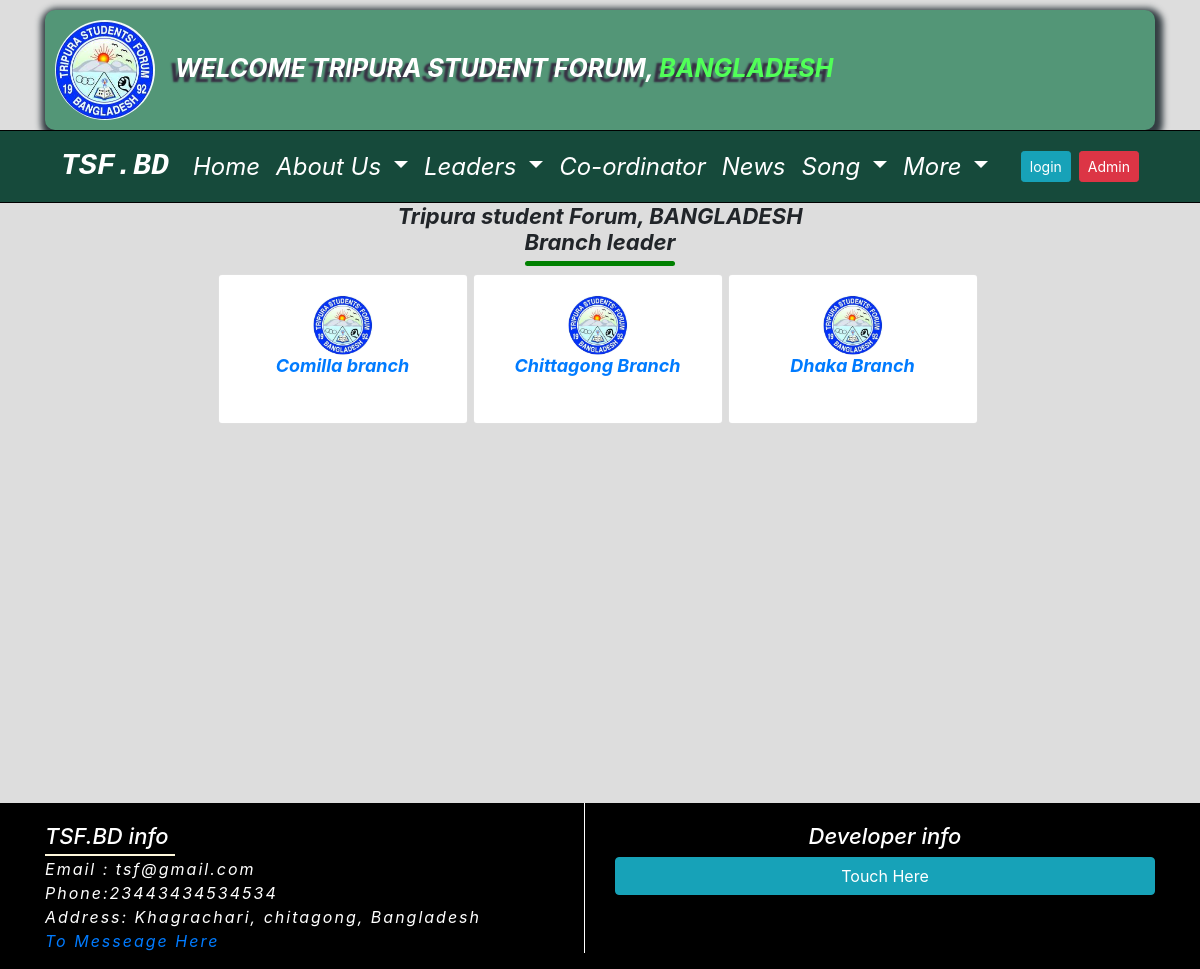
/leader/, run on the app's committed database.
### Home_app/models.py (models this page shows, shortened)
class TsfAboutSetting(models.Model):
    tsf_logo = models.ImageField(upload_to='tsf_logo', blank=True)
    tsf_greeting = models.CharField(max_length=255, blank=True)
    country = models.CharField(max_length=255, blank=True)
    tsf_phone = models.CharField(max_length=255, blank=True)
    tsf_email = models.EmailField(max_length=255, blank=True)
    tsf_address = models.TextField(blank=True)
    tsf_about = models.TextField(blank=True)
    tsf_president_name = models.CharField(max_length=255, blank=True)
    tsf_president_photo = models.ImageField(upload_to='president_photo', blank=True)
    tsf_president_title = models.CharField(max_length=255, blank=True)
    tsf_secretary_name = models.CharField(max_length=255, blank=True)
    tsf_secretary_photo = models.ImageField(upload_to='secretary_photo', blank=True)
    tsf_secretary_title = models.CharField(max_length=255, blank=True)
    tsf_fb_link = models.URLField(max_length=255, blank=True)
    tsf_twitter_link = models.URLField(max_length=255, blank=True)
    tsf_instagram_link = models.URLField(max_length=255, blank=True)
    tsf_linkdin_link = models.URLField(max_length=255, blank=True)
    tsf_youtube_link = models.URLField(max_length=255, blank=True)
    developer_name = models.CharField(max_length=200)
    developer_address = models.CharField(max_length=250)
    developer_website = models.URLField(blank=True)
    developer_email = models.EmailField(blank=True)
    developer_fb = models.URLField(blank=True)
    developer_youtube = models.URLField(blank=True)
    developer_instagram = models.URLField(blank=True)
    developer_linkdin = models.URLField(blank=True)
    class Meta:
        verbose_name_plural = "TSF ABOUT"

### Leader_app/models.py (models this page shows, shortened)
class BranchName(models.Model):
    branchname = models.CharField(max_length=200)
    class Meta:
        verbose_name_plural = "Branch Name"

### Leader_app/views.py (the view)
# urls.py: path('leader/', views.branch_name, name='branch_name'),
def branch_name(request):
    about_inform = TsfAboutSetting.objects.get(id=1)
    branchs = BranchName.objects.order_by('-id')
    context = { 'branchs': branchs, 'about_inform':about_inform}
    return render(request, 'Leader_app/branch_name_list.html', context )

### templates/Leader_app/branch_name_list.html (shortened to what this page needs)
{% extends 'home/base.html' %} -->
{% load static %}
{% block body %}
<section class="branch_name_list_section">
  <div class="container">
    <h1 class="tsf_name_title">Tripura student Forum, BANGLADESH <br> Branch leader</h1>
  <div class="row justify-content-center">
    {% for name in branchs %}
  <div class="card branc_section">
    <div class="card-body">
      <div class="text-center">
        <img src="{% static 'img/tsf.jpg'%}" alt="" class="branch_tsf_logo">
      </div>
      <h2 class="branch_sectiomn_name"
      ><a href="{% url 'branch_year' name.pk %}">{{ name.branchname}}</a></h2>
    </div>
  </div>
  {% empty %}
  <div class="alert alert-danger" role="alert">
    Not added yet..thank you
    </div>
  {% endfor %}
  </div>
  </div>
</section>
{% endblock %}

### templates/home/banner.html
{% load static %}
<section id="banner_section">
    <div class="container">
    <div class="logoheder">
      <div class="logo-section">
        <img src="{{about_inform.tsf_logo.url }}" alt=""  class=" rounded-circle logo"/>
      </div>
    <p class="logotext">{{ about_inform.tsf_greeting }}, <span class="countrytext">{{ about_inform.country }}</span></p>
    </div>
    </div>
    </section>

### templates/home/footer.html (shortened to what this page needs)
<div class="container">
    <div class="row">
       <div class="col-md-6">
   <div class="side_left">
    <ul class="footer_list">
      <h2 class="Tsf_info">TSF.BD info</h2>
       <li> Email : {{ about_inform.tsf_email }}</li>
       <li> Phone:{{ about_inform.tsf_phone }}</li>
       <li> Address: {{ about_inform.tsf_address }}</li>
       <li> <a href="{% url 'contact' %}">To Messeage Here</a></li>
     </ul>
   </div>
       </div>
       <div class="col-md-6">
<div class="footer_list">
  <h2 class="developer_title">Developer info</h2>
<button type="button" class="btn btn-info btn-block" data-toggle="modal" data-target="#exampleModalCenter">
Touch Here
</button>
</div>
            </div>
    </div>
</div>

### Home_app/static/css/home.css (style rules this page uses)
* { margin: 0; padding: 0; }
.logo { height:100px; width:100px; margin-left:10px; animation: rotatelogo 5s linear infinite ; }
.logoheder { height: 120px; margin-top:10px; background:#539677; box-shadow:2px 4px 6px 6px #333d42; border-radius:10px; padding-bottom:10px; padding-top:10px; }
.countrytext { color:#51ff58; font-weight:bold; font-style:italic; text-transform:uppercase; text-shadow:-6px 5px 2px #362e42; font-size: 25px; padding-top: 15px; }
.logotext { font-weight:bold; font-style:italic; color:#fff; text-transform:uppercase; text-shadow:-6px 5px 2px #362e42; font-size: 25px; padding-top: 30px; }
.logo-section { margin-right:20px; float: left; }
.tsf_name_title { text-align: center; font-size: 22px; font-style: italic; font-weight: bold; }
.tsf_name_title:after { content: ''; display: block; width: 150px; height: 5px; background: green; margin: 5px auto; border-radius: 10px; }

### Home_app/static/css/leader_app.css (style rules this page uses)
.branch_name_list_section { min-height: 600px; }
.branc_section { overflow: hidden; min-width: 250px; min-height: 150px; float: left; margin-right: 5px; margin-bottom: 5px; }
.branch_tsf_logo { height: 60px; width: 60px; border-radius: 50%; }
.branch_sectiomn_name { text-align: center; font-size: 18px; font-weight: bold; font-style: italic; }

### Home_app/static/css/footer.css (style rules this page uses)
.footer_list { padding-top: 20px; }
.side_left { border-right: 1px solid #fff; }
.footer_list li { font-size: 16px; letter-spacing: 2px; font-style: italic; list-style: none; color: #fff; }
.developer_title { text-align: center; color: #fff!important; font-size: 22px; font-style: italic; }
.Tsf_info { color: #fff; font-size: 22px; font-style: italic; position: relative; }
.Tsf_info::after { position: absolute; content: ''; height: 2px; width: 130px; display: block; margin-top: 5px; background: cornsilk; }

### data on the page
TsfAboutSetting: tsf_logo (picture), tsf_greeting "WELCOME TRIPURA STUDENT FORUM", country "BANGLADESH", tsf_email "tsf@gmail.com", tsf_phone "23443434534534", tsf_address "Khagrachari, chitagong, Bangladesh"
BranchName: branchname "Comilla branch"
BranchName: branchname "Chittagong Branch"
BranchName: branchname "Dhaka Branch"
